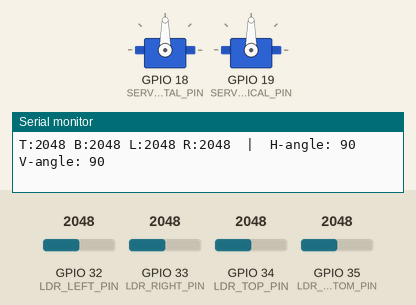
Bench run of a sketch on a simulated ESP32. Shown: 2 × servo, the last lines printed to the serial monitor. The test bench sets the inputs (shaded band); at power-on: GPIO 33 (LDR_RIGHT_PIN) = 2048, GPIO 34 (LDR_TOP_PIN) = 2048, GPIO 32 (LDR_LEFT_PIN) = 2048, GPIO 35 (LDR_BOTTOM_PIN) = 2048.

Above: at 1.7 s.
1.8 s: GPIO 33 (LDR_RIGHT_PIN) set to 2149
At 2.39 s:
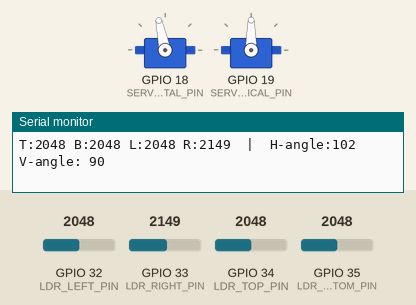
4.8 s: GPIO 34 (LDR_TOP_PIN) set to 2172
At 5.29 s:
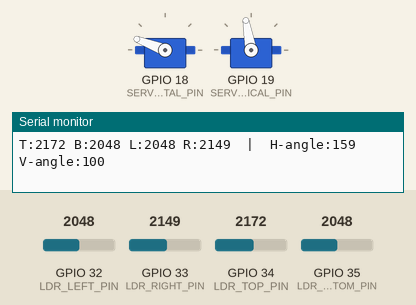
7.8 s: GPIO 32 (LDR_LEFT_PIN) set to 2168
10.8 s: GPIO 32 (LDR_LEFT_PIN) set to 2256
At 10.98 s:
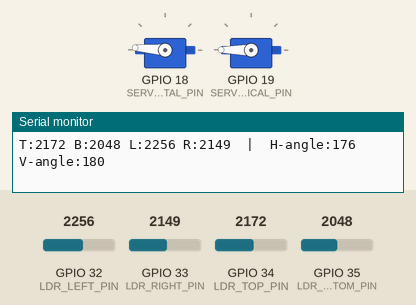
13.8 s: GPIO 35 (LDR_BOTTOM_PIN) set to 2866
At 14.89 s:
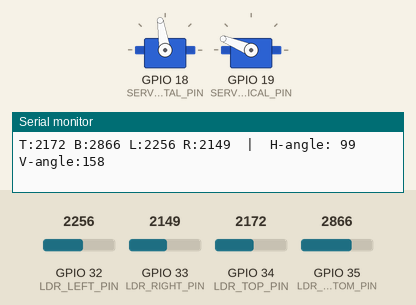
16.8 s: GPIO 34 (LDR_TOP_PIN) set to 2866
At 20.3 s:
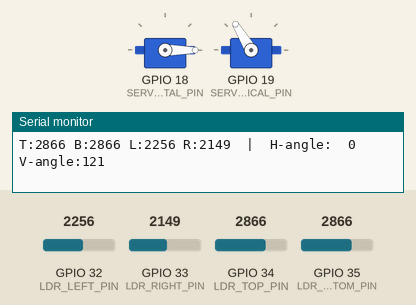
Timing chart, 0 to 20.8 s (numbered marks = the images above; inputs shaded):
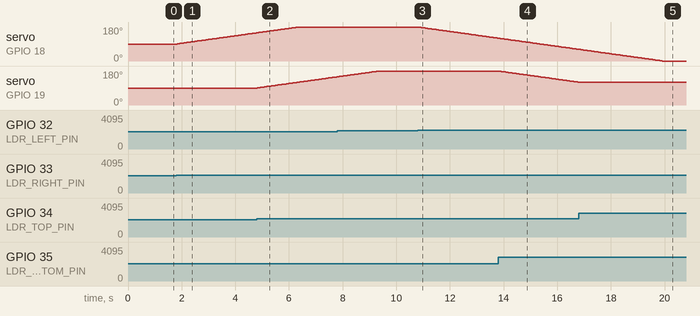

Measured:
- the behaviour switches between 2123 and 2124 on GPIO 33 (LDR_RIGHT_PIN) (found by bisection; images 0 and 1)
- the behaviour switches between 2123 and 2124 on GPIO 34 (LDR_TOP_PIN) (found by bisection; images 1 and 2)
- the behaviour switches between 2224 and 2225 on GPIO 32 (LDR_LEFT_PIN) (found by bisection; images 2 and 3)
- after the input at 1.8 s, servo on GPIO 18 (SERVO_HORIZONTAL_PIN): moves from 90° to 149° over 2.9 s, starting at once
- after the input at 4.8 s, servo on GPIO 19 (SERVO_VERTICAL_PIN): moves from 90° to 149° over 2.9 s, starting at once
- after the input at 10.8 s, servo on GPIO 18 (SERVO_HORIZONTAL_PIN): moves from 180° to 121° over 2.9 s, starting at once
- after the input at 13.8 s, servo on GPIO 19 (SERVO_VERTICAL_PIN): moves from 180° to 121° over 2.9 s, starting at once
- after the input at 16.8 s, servo on GPIO 19 (SERVO_VERTICAL_PIN): stays 121° (without the input it goes to 120° after 0.02 s)

The sketch:

SolarFlower.ino
```cpp
/* =========================================================================
   SolarFlower.ino
   -------------------------------------------------------------------------
   Auto Solar Pilot — Dual-Axis Autonomous Solar Tracker (ESP32)

   Fully standalone, offline solar tracker. No Wi-Fi, no app, no cloud
   account needed. Four LDR sensors detect the direction of brightest
   sunlight, and two servo motors rotate the panel (horizontal + vertical)
   to follow it automatically — just like a sunflower follows the sun.

   Hardware:
     - ESP32 Dev Board
     - 4 x LDR (Light Dependent Resistor), mounted at the 4 corners of a
       cross-shaped frame on the panel, each with a pull-down resistor
       forming a voltage-divider into an ESP32 ADC pin
     - Servo 1 (horizontal axis) -> GPIO 18
     - Servo 2 (vertical axis)   -> GPIO 19
     - LDR Top    -> GPIO 34 (ADC)
     - LDR Bottom -> GPIO 35 (ADC)
     - LDR Left   -> GPIO 32 (ADC)
     - LDR Right  -> GPIO 33 (ADC)

   How it works:
     1. Read all 4 LDRs.
     2. Compare Left vs Right  -> move horizontal servo toward the brighter side.
     3. Compare Top vs Bottom  -> move vertical servo toward the brighter side.
     4. A "threshold" stops the servo from jittering over tiny light changes.
     5. Repeat forever, with a short delay between checks.
   ========================================================================= */

#include <ESP32Servo.h>

// ---------- Pin definitions ----------
const int LDR_TOP_PIN    = 34;
const int LDR_BOTTOM_PIN = 35;
const int LDR_LEFT_PIN   = 32;
const int LDR_RIGHT_PIN  = 33;

const int SERVO_HORIZONTAL_PIN = 18;
const int SERVO_VERTICAL_PIN   = 19;

// ---------- Tunable settings ----------
// How much difference in light (out of 4095, the ESP32 ADC's max reading)
// is needed before the panel bothers moving. Raise this if the panel jitters.
const int LIGHT_THRESHOLD = 75;

// How many degrees to nudge the servo each time an imbalance is detected.
const int STEP_DEGREES = 1;

// Servo angle safety limits (prevents over-rotation / mechanical strain).
const int SERVO_MIN_ANGLE = 0;
const int SERVO_MAX_ANGLE = 180;

// How long to wait between each sensor check, in milliseconds.
const int LOOP_DELAY_MS = 50;

// ---------- Globals ----------
Servo horizontalServo;
Servo verticalServo;

int horizontalAngle = 90;   // start centered
int verticalAngle   = 90;   // start centered

void setup() {
  Serial.begin(115200);
  delay(500);
  Serial.println("\n--- Solar Flower: Autonomous LDR Tracker ---");

  // LDR pins are analog inputs - no pinMode needed for ADC on ESP32,
  // but it doesn't hurt to be explicit:
  pinMode(LDR_TOP_PIN, INPUT);
  pinMode(LDR_BOTTOM_PIN, INPUT);
  pinMode(LDR_LEFT_PIN, INPUT);
  pinMode(LDR_RIGHT_PIN, INPUT);

  horizontalServo.attach(SERVO_HORIZONTAL_PIN);
  verticalServo.attach(SERVO_VERTICAL_PIN);

  horizontalServo.write(horizontalAngle);
  verticalServo.write(verticalAngle);

  Serial.println("Setup complete. Starting tracking loop...");
}

void loop() {
  int top    = analogRead(LDR_TOP_PIN);
  int bottom = analogRead(LDR_BOTTOM_PIN);
  int left   = analogRead(LDR_LEFT_PIN);
  int right  = analogRead(LDR_RIGHT_PIN);

  int verticalDiff   = top - bottom;   // positive -> top is brighter
  int horizontalDiff = left - right;   // positive -> left is brighter

  // --- Vertical axis ---
  if (abs(verticalDiff) > LIGHT_THRESHOLD) {
    if (verticalDiff > 0) {
      verticalAngle += STEP_DEGREES;   // top brighter -> tilt up
    } else {
      verticalAngle -= STEP_DEGREES;   // bottom brighter -> tilt down
    }
    verticalAngle = constrain(verticalAngle, SERVO_MIN_ANGLE, SERVO_MAX_ANGLE);
    verticalServo.write(verticalAngle);
  }

  // --- Horizontal axis ---
  if (abs(horizontalDiff) > LIGHT_THRESHOLD) {
    if (horizontalDiff > 0) {
      horizontalAngle -= STEP_DEGREES;  // left brighter -> turn left
    } else {
      horizontalAngle += STEP_DEGREES;  // right brighter -> turn right
    }
    horizontalAngle = constrain(horizontalAngle, SERVO_MIN_ANGLE, SERVO_MAX_ANGLE);
    horizontalServo.write(horizontalAngle);
  }

  // --- Debug output ---
  Serial.printf(
    "T:%4d B:%4d L:%4d R:%4d  |  H-angle:%3d  V-angle:%3d\n",
    top, bottom, left, right, horizontalAngle, verticalAngle
  );

  delay(LOOP_DELAY_MS);
}
```
